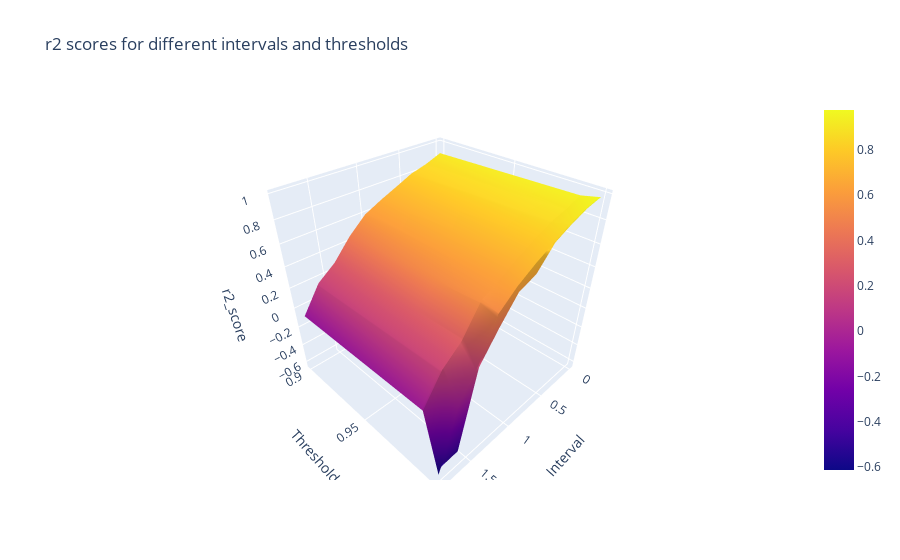

The notebook cell this image was saved under:
### Code cell
X1 = X1[:,1:]
Y1 = Y1[:,1:]
fig = plt.figure()
ax = fig.add_subplot(111, projection='3d')
ax.plot_surface(X1, Y1, r2_scores, cmap='viridis')
ax.set_xlabel('Interval')
ax.set_ylabel('Threshold')
ax.set_zlabel('r2_score')
plt.show()

#use plotly for an interacting surface plot and save to html file
import plotly.graph_objects as go
fig = go.Figure(data=[go.Surface(z=r2_scores, x=intervals, y=intervals_)])
fig.update_layout(title='r2 scores for different intervals and thresholds',
                  scene = dict(
                    xaxis_title='Interval',
                    yaxis_title='Threshold',
                    zaxis_title='r2_score'))
# py.plot(fig, filename='r2_scores_all.html') 
fig.show()

### Figure 1 — Plotly figure (JSON) as saved in the notebook; plotly's stock layout.template omitted (floating-point values rounded to 4 significant figures)
{"data": [{"type": "surface", "x": [0, 0.2, 0.4, 0.6, 0.8, 1, 1.2, 1.4, 1.6, 1.8, 2], "y": [0.9999, 0.999, 0.99, 0.9], "z": [[0.9758, 0.9466, 0.8922, 0.8237, 0.6598, 0.6064, 0.4115, 0.1931, -0.5053, -0.5143], [0.9703, 0.928, 0.8784, 0.8096, 0.7373, 0.6466, 0.5219, 0.1737, -0.06626, -0.6121], [0.9388, 0.8883, 0.8516, 0.7864, 0.7111, 0.6274, 0.5515, 0.318, 0.1872, -0.05884], [0.9051, 0.8485, 0.8088, 0.7402, 0.6737, 0.5988, 0.4604, 0.2813, 0.1611, -0.08438]]}], "layout": {"scene": {"xaxis": {"title": {"text": "Interval"}}, "yaxis": {"title": {"text": "Threshold"}}, "zaxis": {"title": {"text": "r2_score"}}}, "title": {"text": "r2 scores for different intervals and thresholds"}}}
